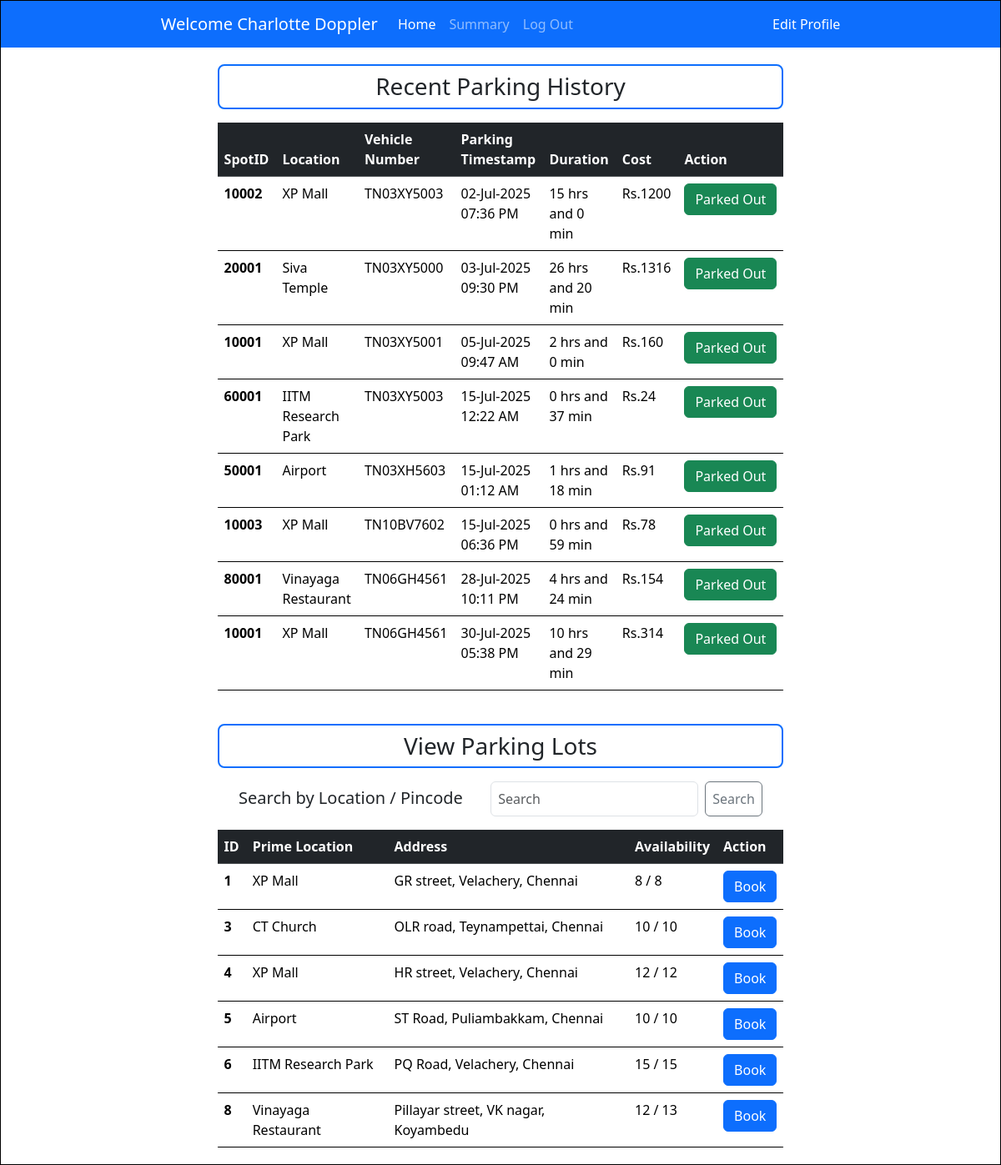
Page /user_dashboard (signed in) on the committed database.
### controllers/models.py (models this page shows)
class User(db.Model, UserMixin):
    id = db.Column(db.Integer, primary_key=True)
    username = db.Column(db.String, unique=True, nullable = False)
    password = db.Column(db.String, nullable=False)
    name = db.Column(db.String, nullable=False)
    address = db.Column(db.String, nullable=False)
    type = db.Column(db.String, default="general")
    pincode = db.Column(db.String(6), nullable=False)
    reservations = db.relationship('Reservation', backref='user')

class Reservation(db.Model):
    id = db.Column(db.Integer, primary_key = True)
    spot_id = db.Column(db.Integer, db.ForeignKey('parking_spot.id'), nullable=False)
    user_id = db.Column(db.Integer, db.ForeignKey('user.id'), nullable = False)
    lot_id = db.Column(db.Integer, db.ForeignKey('parking_lot.id'), nullable = False)
    parking_timestamp = db.Column(db.DateTime(timezone=True), nullable=False)
    leaving_timestamp = db.Column(db.DateTime(timezone=True), nullable=True)
    parking_price = db.Column(db.Integer, nullable=False)
    cost = db.Column(db.Integer, nullable=True)
    vehicle_no = db.Column(db.String, nullable=False)

class ParkingLot(db.Model):
    id = db.Column(db.Integer, primary_key = True)
    prime_location_name = db.Column(db.String, nullable=False)
    price = db.Column(db.Integer, nullable=False)
    address = db.Column(db.String, nullable=False)
    pincode = db.Column(db.Integer,nullable = False)
    maximum_spots = db.Column(db.Integer, nullable=False)
    active = db.Column(db.Boolean, nullable=False, default=True)
    spots = db.relationship('ParkingSpot', backref='lot')

### controllers/user_routes.py (the view, shortened to what this page needs)
@app.route("/user_dashboard", methods=["GET", "POST"])
@login_required
def user_dashboard():
    lots = ParkingLot.query.filter_by(active=1)
    lots_avl = []
    keyword = ""
    for lot in lots:
        total_spots = ParkingSpot.query.filter_by(lot_id=lot.id, active=1).count()
        avl_spots = ParkingSpot.query.filter_by(lot_id=lot.id, status="A").count()
        lots_avl.append({
            "lot": lot,
            "available": avl_spots,
            "total": total_spots
        })
    reservations = Reservation.query.filter_by(user_id=current_user.id)
    parking_history = []
    for event in reservations:
        lot = ParkingLot.query.filter_by(id=event.lot_id).first()
        duration='Not yet released'
        cost = "--"
        if event.cost:
            cost=f"Rs.{event.cost}"
        if event.leaving_timestamp!=None:
            total_minutes = int((event.leaving_timestamp - event.parking_timestamp).total_seconds() / 60)
            duration = "{} hrs and {} min".format(total_minutes//60, total_minutes%60 )
        parking_history.append({"booking": event, "lot": lot, "duration": duration, "cost": cost })
    return render_template("user/user_home.html", lots=lots_avl, user=current_user, history=parking_history)

### app.py (called while the page is built)
@login_manager.user_loader
def load_user(user_id):
    return db.session.get(User, int(user_id))

### templates/user/user_home.html (shortened to what this page needs)
<!DOCTYPE html>
<html lang="en">
<head>
    <link href="https://cdn.jsdelivr.net/npm/bootstrap@5.3.6/dist/css/bootstrap.min.css" rel="stylesheet"
>
    <link rel="stylesheet" href="../static/style.css">
</head>
<body>
    <div id="main">
        <nav class="navbar navbar-expand-lg bg-primary" data-bs-theme="dark">
            <div class="container-fluid">
                <a class="navbar-brand" href="/user_dashboard">Welcome {{user.name}}</a>
                <div class="collapse navbar-collapse" id="navbarNavAltMarkup">
                    <div class="navbar-nav">
                        <a class="nav-link active" aria-current="page" href="/user_dashboard">Home</a>
                        <a class="nav-link" href="/summary">Summary</a>
                        <a class="nav-link" href="/logout">Log Out</a>
                    </div>
                </div>
                <a class="nav-item" style="color:white; text-decoration: none" href="/edit_profile">Edit Profile</a>
            </div>
        </nav>
        <div id="canvas">
            <div class="h3 text-center pt-2 pb-2 mb-3 rounded-3 border border-2 border-primary" style="margin: auto; width: 85%;">Recent Parking History</div>
            <table class="table" style="margin: auto; width: 85%; border: 2px;">
                <thead class="table-dark">
                    <tr>
                        <th scope="col">SpotID</th>
                        <th scope="col">Location</th>
                        <th scope="col">Vehicle Number</th>
                        <th scope="col">Parking Timestamp</th>
                        <th scope="col">Duration</th>
                        <th scope="col">Cost</th>
                        <th scope="col">Action</th>
                    </tr>
                </thead>
                <tbody>
                    {% for event in history %}
                    <tr>
                        <th>{{ event.booking.spot_id }}</th>
                        <td>{{ event.lot.prime_location_name }}</td>
                        <td>{{ event.booking.vehicle_no }}</td>
                        <td>{{ event.booking.parking_timestamp.strftime('%d-%b-%Y %I:%M %p') }}</td>
                        <td>{{ event.duration }}</td>
                        <td>{{ event.cost }}</td>
                        <td>
                            {% if not event.booking.leaving_timestamp %}
                            <div>
                                <a href="{{ url_for('release_spot', booking_id=event.booking.id) }}"
                                    class="btn btn-danger">Release</a>
                            </div>
                            {% else %}
                            <div>
                                <input type="button" class="btn btn-success readonly" value="Parked Out">
                            </div>
                            {% endif %}
                        </td>
                    </tr>
                    {% endfor %}
                </tbody>
            </table>
            <br>
            <div class="h3 text-center pt-2 pb-2 mt-3 mb-3 rounded-3 border border-2 border-primary" style="margin: auto; width: 85%;">View Parking Lots</div>
                <div class="d-flex justify-content-evenly align-self-center flex-row mb-3" style="width: 85%; margin:auto">
                    <p class="h5 mb-0 mt-2">Search by Location / Pincode</p>
                    <form class="d-flex" role="search" method="post">
                        <input class="form-control p-2 mx-2" type="search" placeholder="Search" name="keyword" aria-label="Search" />
                        <button class="btn btn-outline-secondary p-2" type="submit">Search</button>
                    </form>
                </div>
            <table class="table" style="margin: auto; width: 85%; border: 2px;">
                <thead class="table-dark">
                    <tr>
                        <th scope="col">ID</th>
                        <th scope="col">Prime Location</th>
                        <th scope="col">Address</th>
                        <th scope="col">Availability</th>
                        <th scope="col">Action</th>
                    </tr>
                </thead>
                <tbody>
                    {% for item in lots %}
                    <tr>
                        <th scope="row">{{ item.lot.id }}</th>
                        <td>{{ item.lot.prime_location_name }}</td>
                        <td>{{ item.lot.address }}</td>
                        <td>{{ item.available }} / {{ item.total }}</td>
                        <td>
                            <div>
                                <a href="{{ url_for('book_spot', lot_id=item.lot.id) }}"
                                    class="btn btn-primary">Book</a>
                            </div>
                        </td>
                    </tr>
                    {% endfor %}
                </tbody>
            </table>
        </div>
    </div>
</body>
</html>

### static/style.css (style rules this page uses)
* { margin: 0px; }
#main { border: 1px solid black; }
#canvas { width: 70%; margin: auto; height: auto; min-height: 760px; padding: 20px }
.navbar { padding-left: 15%; padding-right: 15%; }

### rows in the picture
User: name "Charlotte Doppler"
Reservation: booking.spot_id "10002", booking.vehicle_no "TN03XY5003", booking.parking_timestamp "02-Jul-2025 07:36 PM"
ParkingLot: lot.prime_location_name "XP Mall" "XP Mall" "XP Mall" "XP Mall", lot.id "1", lot.prime_location_name "XP Mall", lot.address "GR street, Velachery, Chennai"
Reservation: booking.spot_id "20001", booking.vehicle_no "TN03XY5000", booking.parking_timestamp "03-Jul-2025 09:30 PM"
ParkingLot: lot.prime_location_name "Siva Temple"
Reservation: booking.spot_id "10001", booking.vehicle_no "TN03XY5001", booking.parking_timestamp "05-Jul-2025 09:47 AM"
Reservation: booking.spot_id "60001", booking.vehicle_no "TN03XY5003", booking.parking_timestamp "15-Jul-2025 12:22 AM"
ParkingLot: lot.prime_location_name "IITM Research Park", lot.id "6", lot.prime_location_name "IITM Research Park", lot.address "PQ Road, Velachery, Chennai"
Reservation: booking.spot_id "50001", booking.vehicle_no "TN03XH5603", booking.parking_timestamp "15-Jul-2025 01:12 AM"
ParkingLot: lot.prime_location_name "Airport", lot.id "5", lot.prime_location_name "Airport", lot.address "ST Road, Puliambakkam, Chennai"
Reservation: booking.spot_id "10003", booking.vehicle_no "TN10BV7602", booking.parking_timestamp "15-Jul-2025 06:36 PM"
Reservation: booking.spot_id "80001", booking.vehicle_no "TN06GH4561", booking.parking_timestamp "28-Jul-2025 10:11 PM"
ParkingLot: lot.prime_location_name "Vinayaga Restaurant", lot.id "8", lot.prime_location_name "Vinayaga Restaurant", lot.address "Pillayar street, VK nagar, Koyambedu"
Reservation: booking.spot_id "10001", booking.vehicle_no "TN06GH4561", booking.parking_timestamp "30-Jul-2025 05:38 PM"
ParkingLot: lot.id "3", lot.prime_location_name "CT Church", lot.address "OLR road, Teynampettai, Chennai"
ParkingLot: lot.id "4", lot.prime_location_name "XP Mall", lot.address "HR street, Velachery, Chennai"

### other values in the picture
{{ event.duration }} "15 hrs and 0 min" "26 hrs and 20 min" "2 hrs and 0 min" "0 hrs and 37 min" "1 hrs and 18 min" "0 hrs and 59 min" "4 hrs and 24 min" "10 hrs and 29 min"
{{ event.cost }} "Rs.1200" "Rs.1316" "Rs.160" "Rs.24" "Rs.91" "Rs.78" "Rs.154" "Rs.314"
{{ item.available }} "8" "10" "12" "10" "15" "12"
{{ item.total }} "8" "10" "12" "10" "15" "13"
